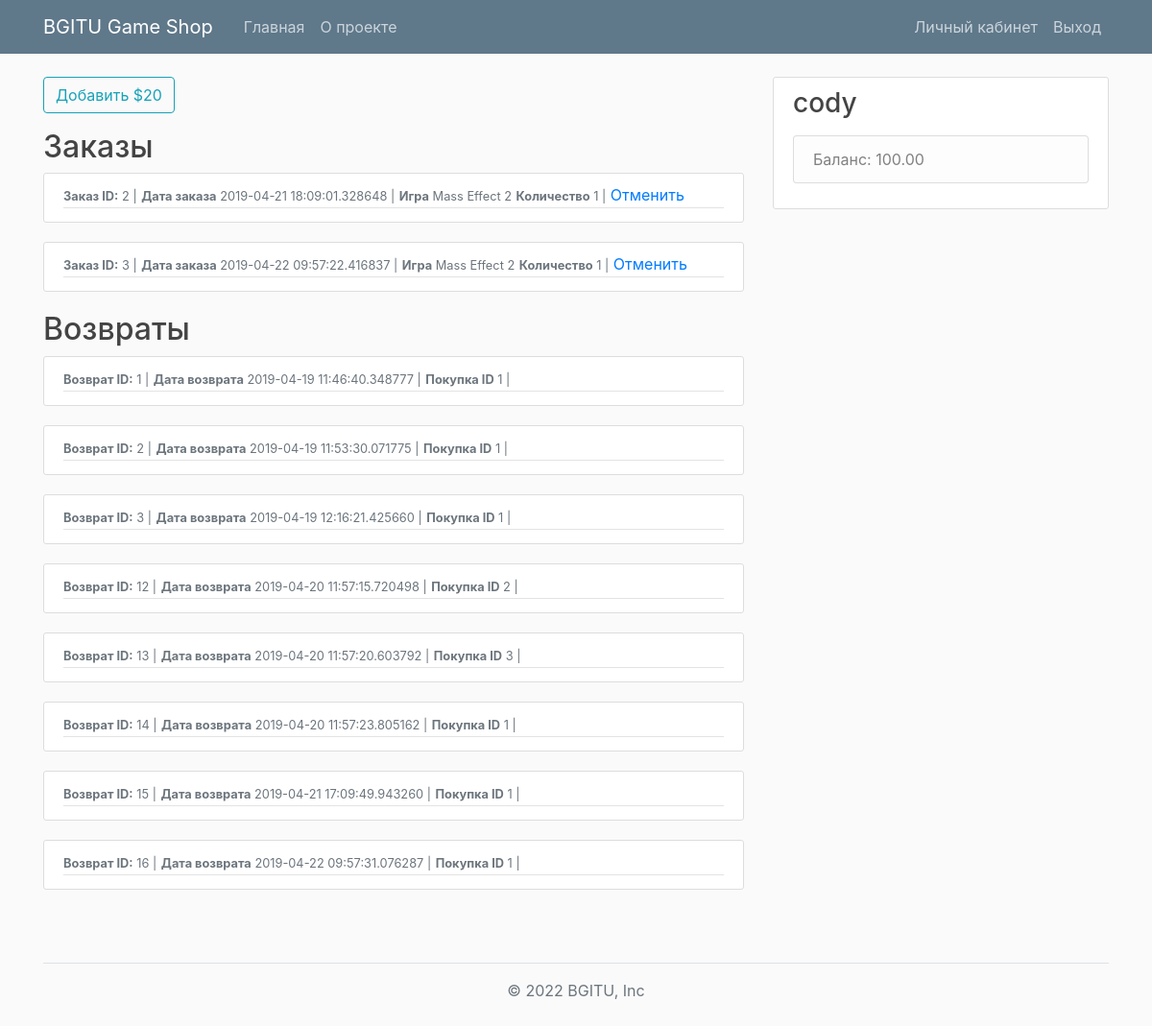
The page /account (signed in) on the database its author committed.
### game_store/models.py (models this page shows, shortened)
class Purchase(db.Model):
    id = db.Column(db.Integer, primary_key=True)
    customer_id = db.Column(db.Integer, db.ForeignKey('customer.id'))
    date = db.Column(db.DateTime, nullable=False)
    game_id = db.Column(db.Integer, db.ForeignKey('game.id'))
    qty = db.Column(db.Integer)

class Game(db.Model):
    id = db.Column(db.Integer, primary_key=True)
    game_name = db.Column(db.String(50), nullable=False)
    genre = db.Column(db.String(50), nullable=False)
    release_date = db.Column(db.Date, nullable=False)
    price = db.Column(db.Numeric(4, 2), nullable=False)
    description = db.Column(db.String(200), nullable=False)
    publisher_id = db.Column(db.Integer, db.ForeignKey('publisher.id'))
    poster = db.Column(db.String(100), nullable=False)
    runs = db.relationship("Run", cascade="all, delete-orphan")

class Return(db.Model):
    id = db.Column(db.Integer, primary_key=True)
    customer_id = db.Column(db.Integer, db.ForeignKey('customer.id'), nullable=False)
    date = db.Column(db.DateTime, nullable=False)
    purchase_id = db.Column(db.Integer, db.ForeignKey('purchase.id'), nullable=False)

class Customer(db.Model, UserMixin):
    id = db.Column(db.Integer, primary_key=True)
    username = db.Column(db.String(20), unique=True, nullable=False)
    email = db.Column(db.String(120), unique=True, nullable=False)
    password = db.Column(db.String(60), nullable=False)
    balance = db.Column(db.Numeric(4, 2))
    orders = db.relationship("Purchase", cascade="all, delete-orphan")
    returns = db.relationship("Return", cascade="all, delete-orphan")
    __table_args__ = (
        CheckConstraint(balance >= 0, name='check_bar_positive'),
        {})

### game_store/routes.py (the view)
@app.route("/account", methods=['GET', 'POST'])
@login_required
def account():
    form = AddMoneyForm()
    if form.validate_on_submit():
        current_user.balance += 20
        db.session.commit()
        return redirect(url_for('account'))
    orders = Purchase.query.all()
    games = Game.query.all()
    returns = Return.query.all()
    return render_template('account.html', orders=orders, games=games, returns=returns, form=form)

### game_store/forms.py
class AddMoneyForm(FlaskForm):
    submit = SubmitField('Добавить $20')

### game_store/models.py (called while the page is built)
@login_manager.user_loader
def load_user(user_id):
    return Customer.query.get(int(user_id))

### game_store/templates/account.html (shortened to what this page needs)
{% extends "layout.html" %}
{% block content %}
<form method="POST" action="">
    <div class="form-group">
        {{ form.submit(class="btn btn-outline-info") }}
    </div>
</form>
<h2>Заказы</h2>
    {% for order in orders %}
        {% if order.customer_id == current_user.id %}
            <article class="media content-section">
              <div class="media-body">
                    <div class="article-metadata">
                        <small class="text-muted"><strong>Заказ ID:</strong>      {{ order.id }}     |</small>
                        <small class="text-muted"><strong>Дата заказа</strong>      {{ order.date }}     |</small>
                        {% for game in games %}
                            {% if game.id == order.game_id %}
                                <small class="text-muted"><strong>Игра</strong>   {{ game.game_name }}</small>
                            {% endif %}
                        {% endfor %}
                        <small class="text-muted"><strong>Количество</strong>      {{ order.qty }}    |</small>
                        <a class="mr-2" href="{{ url_for('returns', selected_purchase=order.id) }}">Отменить</a>
                    </div>
              </div>
            </article>
        {% endif %}
    {% endfor %}
<h2>Возвраты</h2>
    {% for return in returns %}
        {% if return.customer_id == current_user.id %}
            <article class="media content-section">
              <div class="media-body">
                    <div class="article-metadata">
                        <small class="text-muted"><strong>Возврат ID:</strong>      {{ return.id }}     |</small>
                        <small class="text-muted"><strong>Дата возврата</strong>      {{ return.date }}     |</small>
                        <small class="text-muted"><strong>Покупка ID</strong>      {{ return.purchase_id }}    |</small>
                    </div>
              </div>
            </article>
        {% endif %}
    {% endfor %}
{% endblock content %}

### game_store/templates/layout.html (shortened to what this page needs)
<!DOCTYPE html>
<html>
<head>
    <link rel="stylesheet" href="https://maxcdn.bootstrapcdn.com/bootstrap/4.0.0/css/bootstrap.min.css"
>
    <link rel="stylesheet" type="text/css" href="{{ url_for('static', filename='main.css') }}">
</head>
<body>
    <header class="site-header">
      <nav class="navbar navbar-expand-md navbar-dark bg-steel fixed-top">
        <div class="container">
          <a class="navbar-brand mr-4" href="/">BGITU Game Shop</a>
          <div class="collapse navbar-collapse" id="navbarToggle">
            <div class="navbar-nav mr-auto">
              <a class="nav-item nav-link" href="{{ url_for('home') }}">Главная</a>
              <a class="nav-item nav-link" href="{{ url_for('about') }}">О проекте</a>
            </div>
            <div class="navbar-nav">
              {% if current_user.is_authenticated %}
                <a class="nav-item nav-link" href="{{ url_for('account') }}">Личный кабинет</a>
                <a class="nav-item nav-link" href="{{ url_for('logout') }}">Выход</a>
              {% else %}
                <a class="nav-item nav-link" href="{{ url_for('login') }}">Войти</a>
                <a class="nav-item nav-link" href="{{ url_for('register') }}">Зарегистрироваться</a>
              {% endif %}
            </div>
          </div>
        </div>
      </nav>
    </header>
    <main role="main" class="container">
      <div class="row">
        <div class="col-md-8">
          {% block content %}{% endblock %}
        </div>
        <div class="col-md-4">
          <div class="content-section">
            <h3>{{ current_user.username }}</h3>
            <p class='text-muted'>
              <ul class="list-group">
                <li class="list-group-item list-group-item-light">Баланс: {{ current_user.balance }}</li>
              </ul>
            </p>
          </div>
        </div>
      </div>
    </main>
    <footer>
        <div class="container" bis_skin_checked="1">
  <footer class="py-3 my-4">
    <ul class="nav justify-content-center border-bottom pb-3 mb-3">
    </ul>
    <p class="text-center text-muted">© 2022 BGITU, Inc</p>
  </footer>
</div>
    </footer>
</body>
</html>

### game_store/static/main.css (style rules this page uses)
body { background: #fafafa; color: #333333; margin-top: 5rem; }
h1, h2, h3, h4, h5, h6 { color: #444444; }
.bg-steel { background-color: #5f788a; }
.site-header .navbar-nav .nav-link { color: #cbd5db; }
.content-section { background: #ffffff; padding: 10px 20px; border: 1px solid #dddddd; border-radius: 3px; margin-bottom: 20px; }
.article-metadata { padding-bottom: 1px; margin-bottom: 4px; border-bottom: 1px solid #e3e3e3 }

### rows shown on the page
Purchase: id "2", date "2019-04-21 18:09:01.328648", qty "1"
Game: game_name "Mass Effect 2"
Purchase: id "3", date "2019-04-22 09:57:22.416837", qty "1"
Return: id "1", date "2019-04-19 11:46:40.348777", purchase_id "1"
Return: id "2", date "2019-04-19 11:53:30.071775", purchase_id "1"
Return: id "3", date "2019-04-19 12:16:21.425660", purchase_id "1"
Return: id "12", date "2019-04-20 11:57:15.720498", purchase_id "2"
Return: id "13", date "2019-04-20 11:57:20.603792", purchase_id "3"
Return: id "14", date "2019-04-20 11:57:23.805162", purchase_id "1"
Return: id "15", date "2019-04-21 17:09:49.943260", purchase_id "1"
Return: id "16", date "2019-04-22 09:57:31.076287", purchase_id "1"
Customer: username "cody", balance "100.00"
